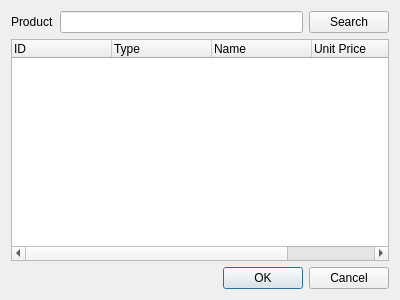
<?xml version="1.0" encoding="UTF-8"?>
<ui version="4.0">
 <class>ProductDialog</class>
 <widget class="QDialog" name="ProductDialog">
  <property name="geometry">
   <rect>
    <x>0</x>
    <y>0</y>
    <width>400</width>
    <height>300</height>
   </rect>
  </property>
  <property name="windowTitle">
   <string>Dialog</string>
  </property>
  <layout class="QVBoxLayout" name="verticalLayout_2">
   <item>
    <layout class="QVBoxLayout" name="verticalLayout">
     <item>
      <layout class="QHBoxLayout" name="horizontalLayout">
       <item>
        <widget class="QLabel" name="label">
         <property name="text">
          <string>Product</string>
         </property>
        </widget>
       </item>
       <item>
        <widget class="QLineEdit" name="lineEdit"/>
       </item>
       <item>
        <widget class="QPushButton" name="pushButton">
         <property name="text">
          <string>Search</string>
         </property>
        </widget>
       </item>
      </layout>
     </item>
     <item>
      <widget class="QTreeWidget" name="treeWidget">
       <column>
        <property name="text">
         <string>ID</string>
        </property>
       </column>
       <column>
        <property name="text">
         <string>Type</string>
        </property>
       </column>
       <column>
        <property name="text">
         <string>Name</string>
        </property>
       </column>
       <column>
        <property name="text">
         <string>Unit Price</string>
        </property>
       </column>
       <column>
        <property name="text">
         <string>Quntites in stock</string>
        </property>
       </column>
       <column>
        <property name="text">
         <string/>
        </property>
       </column>
      </widget>
     </item>
    </layout>
   </item>
   <item>
    <widget class="QDialogButtonBox" name="buttonBox">
     <property name="orientation">
      <enum>Qt::Horizontal</enum>
     </property>
     <property name="standardButtons">
      <set>QDialogButtonBox::Cancel|QDialogButtonBox::Ok</set>
     </property>
    </widget>
   </item>
  </layout>
 </widget>
 <resources/>
 <connections>
  <connection>
   <sender>buttonBox</sender>
   <signal>accepted()</signal>
   <receiver>ProductDialog</receiver>
   <slot>accept()</slot>
   <hints>
    <hint type="sourcelabel">
     <x>248</x>
     <y>254</y>
    </hint>
    <hint type="destinationlabel">
     <x>157</x>
     <y>274</y>
    </hint>
   </hints>
  </connection>
  <connection>
   <sender>buttonBox</sender>
   <signal>rejected()</signal>
   <receiver>ProductDialog</receiver>
   <slot>reject()</slot>
   <hints>
    <hint type="sourcelabel">
     <x>316</x>
     <y>260</y>
    </hint>
    <hint type="destinationlabel">
     <x>286</x>
     <y>274</y>
    </hint>
   </hints>
  </connection>
 </connections>
</ui>
